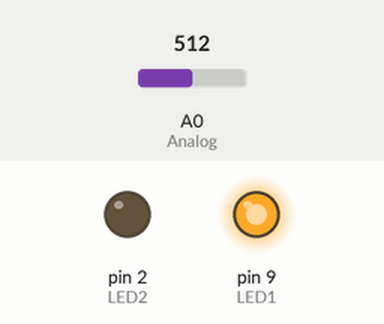
The sketch below on a simulated Arduino Uno, built with avr-gcc and run on an emulated ATmega328P. Shown: output pins drawn as LEDs (lit = HIGH). The test bench sets the inputs (shaded band); at power-on: A0 (Analog) = 512.

Above: at 1.2 s.
1.3 s: A0 (Analog) set to 716
At 2.5 s:
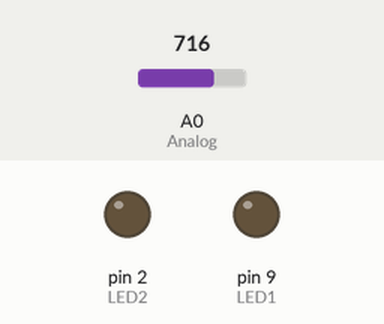
2.8 s: A0 (Analog) set to 900
At 3.7 s:
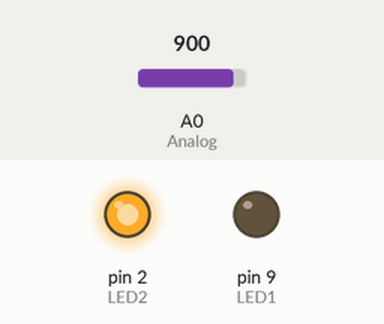
4.3 s: A0 (Analog) set to 306
At 4.9 s:
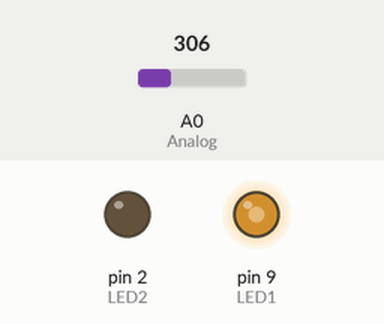
5.8 s: A0 (Analog) set to 122
At 7.0 s:
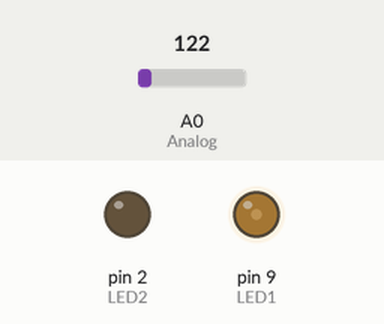
7.3 s: A0 (Analog) set to 138
At 8.4 s:
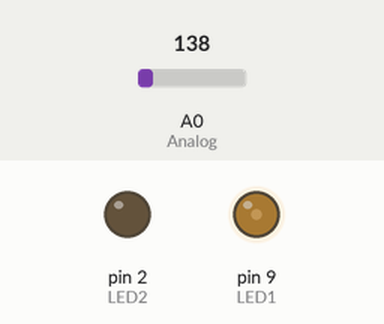
8.8 s: A0 (Analog) set to 0
At 9.5 s:
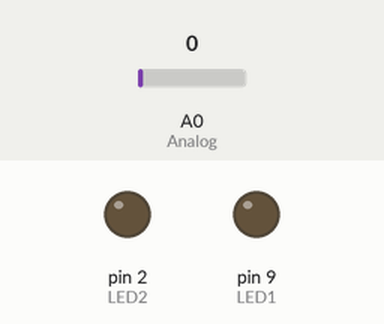
Timing chart, 0 to 11.3 s (numbered marks = the images above; inputs shaded):
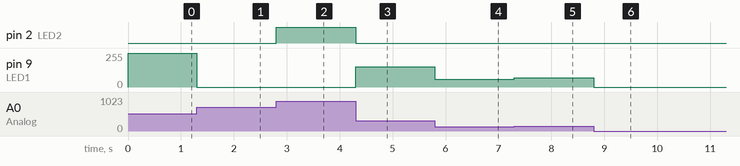

Measured:
- after the input at 1.3 s, pin 9 (LED1): 254/255 → 0/255 at once
- after the input at 2.8 s, pin 2 (LED2): LOW → HIGH at once
- after the input at 4.3 s, pin 2 (LED2): HIGH → LOW at once; pin 9 (LED1): 0/255 → 152/255 at once
- after the input at 5.8 s, pin 9 (LED1): 152/255 → 60/255 at once
- after the input at 7.3 s, pin 9 (LED1): 60/255 → 68/255 at once
- after the input at 8.8 s, pin 9 (LED1): 68/255 → 0/255 at once

The sketch:

Manalo_Sketch8Lab.ino
```cpp
#define LED1 9
#define LED2 2
#define Analog A0

void setup()
{
  Serial.begin(9600);
  pinMode(LED1, OUTPUT);
  pinMode(LED2, OUTPUT);
}

void loop()
{
  int readValue = analogRead(Analog);
  int brightness = map(readValue, 0, 1023, 0, 255);

  if (brightness < 128)
  {
    analogWrite(LED1, brightness * 2);
    analogWrite(LED2, 0);
  }
  else
  {
    analogWrite(LED1, 0);
    analogWrite(LED2, (brightness - 128) * 2);
  }
}
```
